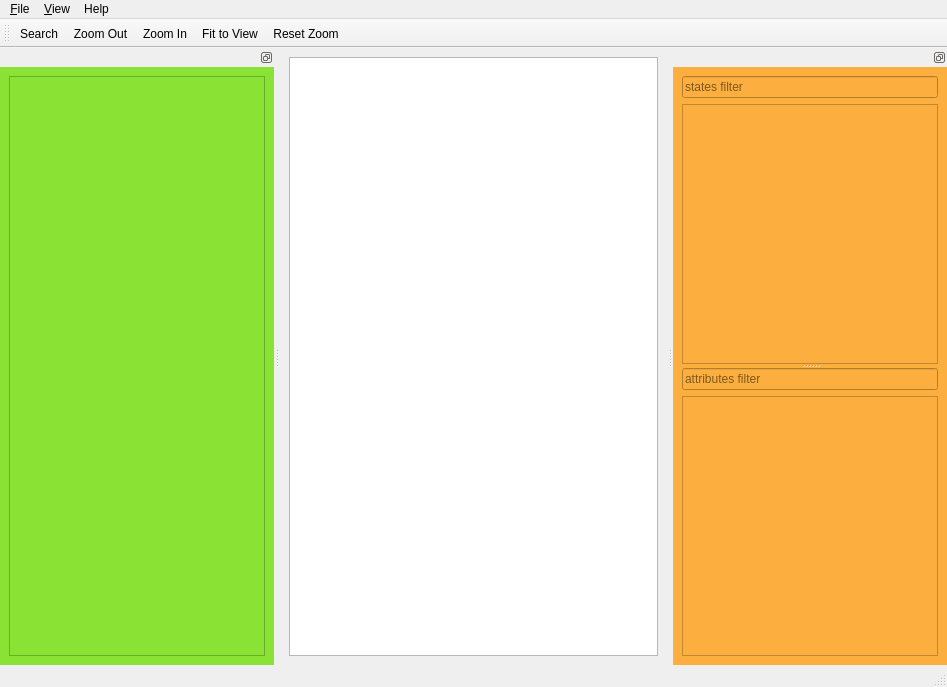
<?xml version="1.0" encoding="UTF-8"?>
<ui version="4.0">
 <class>hsm_ide</class>
 <widget class="QMainWindow" name="hsm_ide">
  <property name="geometry">
   <rect>
    <x>0</x>
    <y>0</y>
    <width>947</width>
    <height>687</height>
   </rect>
  </property>
  <property name="minimumSize">
   <size>
    <width>400</width>
    <height>400</height>
   </size>
  </property>
  <property name="windowTitle">
   <string>HSM IDE</string>
  </property>
  <widget class="QWidget" name="centralwidget">
   <property name="sizePolicy">
    <sizepolicy hsizetype="Preferred" vsizetype="Preferred">
     <horstretch>0</horstretch>
     <verstretch>0</verstretch>
    </sizepolicy>
   </property>
   <layout class="QVBoxLayout" name="verticalLayout_3">
    <property name="spacing">
     <number>6</number>
    </property>
    <item>
     <widget class="HsmGraphicsView" name="mainView"/>
    </item>
   </layout>
  </widget>
  <widget class="QMenuBar" name="menubar">
   <property name="geometry">
    <rect>
     <x>0</x>
     <y>0</y>
     <width>947</width>
     <height>22</height>
    </rect>
   </property>
   <widget class="QMenu" name="menuFile">
    <property name="title">
     <string>&amp;File</string>
    </property>
    <widget class="QMenu" name="menuFileRecentHSM">
     <property name="title">
      <string>Recent HSM</string>
     </property>
    </widget>
    <addaction name="actionOpenHsm"/>
    <addaction name="menuFileRecentHSM"/>
    <addaction name="separator"/>
    <addaction name="actionSettings"/>
    <addaction name="separator"/>
    <addaction name="actionQuit"/>
   </widget>
   <widget class="QMenu" name="menuView">
    <property name="title">
     <string>&amp;View</string>
    </property>
    <addaction name="separator"/>
    <addaction name="actionZoomIn"/>
    <addaction name="actionZoomOut"/>
    <addaction name="actionResetZoom"/>
    <addaction name="actionFitToView"/>
   </widget>
   <widget class="QMenu" name="menuHelp">
    <property name="title">
     <string>Help</string>
    </property>
    <addaction name="actionShowOnlineHelp"/>
    <addaction name="actionAbout"/>
   </widget>
   <addaction name="menuFile"/>
   <addaction name="menuView"/>
   <addaction name="menuHelp"/>
  </widget>
  <widget class="QStatusBar" name="statusbar"/>
  <widget class="QToolBar" name="toolBar">
   <property name="windowTitle">
    <string>toolBar</string>
   </property>
   <property name="movable">
    <bool>true</bool>
   </property>
   <attribute name="toolBarArea">
    <enum>TopToolBarArea</enum>
   </attribute>
   <attribute name="toolBarBreak">
    <bool>false</bool>
   </attribute>
   <addaction name="actionSearch"/>
   <addaction name="actionZoomOut"/>
   <addaction name="actionZoomIn"/>
   <addaction name="actionFitToView"/>
   <addaction name="actionResetZoom"/>
  </widget>
  <widget class="QDockWidget" name="dockHsmStructure">
   <property name="styleSheet">
    <string notr="true">background-color: rgb(252, 175, 62);</string>
   </property>
   <property name="features">
    <set>QDockWidget::DockWidgetFloatable|QDockWidget::DockWidgetMovable</set>
   </property>
   <attribute name="dockWidgetArea">
    <number>2</number>
   </attribute>
   <widget class="QWidget" name="dockWidgetContents_2">
    <layout class="QVBoxLayout" name="verticalLayout_4">
     <item>
      <widget class="QSplitter" name="splitter">
       <property name="orientation">
        <enum>Qt::Vertical</enum>
       </property>
       <widget class="QWidget" name="layoutWidget">
        <layout class="QVBoxLayout" name="layoutStatesTree">
         <item>
          <widget class="QLineEdit" name="filterState">
           <property name="inputMask">
            <string/>
           </property>
           <property name="text">
            <string/>
           </property>
           <property name="placeholderText">
            <string>states filter</string>
           </property>
          </widget>
         </item>
         <item>
          <widget class="QTreeView" name="statesTree"/>
         </item>
        </layout>
       </widget>
       <widget class="QWidget" name="layoutWidget">
        <layout class="QVBoxLayout" name="layoutItemAttributes">
         <item>
          <widget class="QLineEdit" name="filterItemProperties">
           <property name="placeholderText">
            <string>attributes filter</string>
           </property>
          </widget>
         </item>
         <item>
          <widget class="QTreeView" name="itemProperties"/>
         </item>
        </layout>
       </widget>
      </widget>
     </item>
    </layout>
   </widget>
  </widget>
  <widget class="QDockWidget" name="dockHsmElements">
   <property name="styleSheet">
    <string notr="true">background-color: rgb(138, 226, 52);</string>
   </property>
   <property name="features">
    <set>QDockWidget::DockWidgetFloatable|QDockWidget::DockWidgetMovable</set>
   </property>
   <attribute name="dockWidgetArea">
    <number>1</number>
   </attribute>
   <widget class="QWidget" name="dockWidgetContents_4">
    <layout class="QVBoxLayout" name="verticalLayout">
     <item>
      <widget class="HsmElementsList" name="listHsmElements">
       <property name="editTriggers">
        <set>QAbstractItemView::NoEditTriggers</set>
       </property>
       <property name="showDropIndicator" stdset="0">
        <bool>false</bool>
       </property>
       <property name="dragEnabled">
        <bool>false</bool>
       </property>
       <property name="dragDropMode">
        <enum>QAbstractItemView::DragDrop</enum>
       </property>
       <property name="defaultDropAction">
        <enum>Qt::IgnoreAction</enum>
       </property>
       <property name="iconSize">
        <size>
         <width>50</width>
         <height>50</height>
        </size>
       </property>
       <property name="flow">
        <enum>QListView::TopToBottom</enum>
       </property>
       <property name="layoutMode">
        <enum>QListView::Batched</enum>
       </property>
       <property name="viewMode">
        <enum>QListView::IconMode</enum>
       </property>
       <property name="modelColumn">
        <number>0</number>
       </property>
       <property name="itemAlignment">
        <set>Qt::AlignHCenter</set>
       </property>
      </widget>
     </item>
    </layout>
   </widget>
  </widget>
  <action name="actionOpenHsm">
   <property name="text">
    <string>Open HSM</string>
   </property>
   <property name="toolTip">
    <string>Open HSM</string>
   </property>
   <property name="shortcut">
    <string>Ctrl+O</string>
   </property>
  </action>
  <action name="actionSearch">
   <property name="checkable">
    <bool>true</bool>
   </property>
   <property name="text">
    <string>Search</string>
   </property>
   <property name="shortcut">
    <string>Ctrl+F</string>
   </property>
  </action>
  <action name="actionZoomIn">
   <property name="text">
    <string>Zoom In</string>
   </property>
   <property name="shortcut">
    <string>Ctrl+=</string>
   </property>
  </action>
  <action name="actionZoomOut">
   <property name="text">
    <string>Zoom Out</string>
   </property>
   <property name="shortcut">
    <string>Ctrl+-</string>
   </property>
  </action>
  <action name="actionResetZoom">
   <property name="text">
    <string>Reset Zoom</string>
   </property>
   <property name="shortcut">
    <string>Ctrl+0</string>
   </property>
  </action>
  <action name="actionFitToView">
   <property name="text">
    <string>Fit to View</string>
   </property>
   <property name="shortcut">
    <string>Ctrl+Shift+0</string>
   </property>
  </action>
  <action name="actionSettings">
   <property name="text">
    <string>Settings</string>
   </property>
  </action>
  <action name="actionQuit">
   <property name="text">
    <string>Quit</string>
   </property>
  </action>
  <action name="actionGoToFrame">
   <property name="text">
    <string>Go to Frame</string>
   </property>
   <property name="shortcut">
    <string>Ctrl+G</string>
   </property>
  </action>
  <action name="actionShowOnlineHelp">
   <property name="text">
    <string>Project Wiki</string>
   </property>
  </action>
  <action name="actionAbout">
   <property name="text">
    <string>&amp;About</string>
   </property>
  </action>
 </widget>
 <customwidgets>
  <customwidget>
   <class>HsmGraphicsView</class>
   <extends>QGraphicsView</extends>
   <header>hsmgraphicsview.h</header>
  </customwidget>
  <customwidget>
   <class>HsmElementsList</class>
   <extends>QListWidget</extends>
   <header>hsmelementslist.h</header>
  </customwidget>
 </customwidgets>
 <resources/>
 <connections>
  <connection>
   <sender>actionQuit</sender>
   <signal>triggered()</signal>
   <receiver>hsm_ide</receiver>
   <slot>close()</slot>
   <hints>
    <hint type="sourcelabel">
     <x>-1</x>
     <y>-1</y>
    </hint>
    <hint type="destinationlabel">
     <x>430</x>
     <y>307</y>
    </hint>
   </hints>
  </connection>
 </connections>
</ui>
